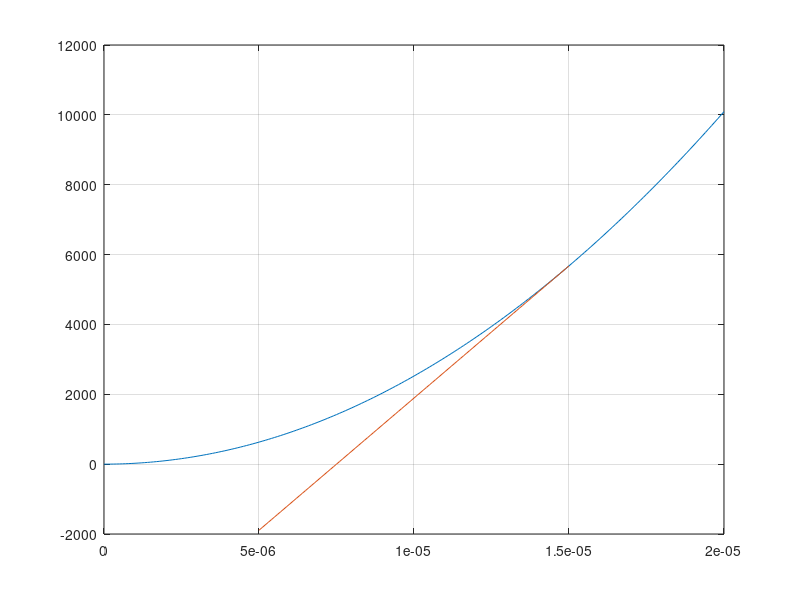

Recreate this plot in MATLAB.
clear;

rho = 1055;
Q0 = 15*1e-6;
d1 = 0.00204;
d2 = 0.00382;

Q = (0:.1:20)*1e-6;
A1 = d1*d1*pi/4;
A2 = d2*d2*pi/4;

v1 = Q/A1;
v2 = Q/A2;

dpv = 8*rho*Q.^2/pi^2*(1/d1^2 - 1/d2^2)^2;

R = 16*rho/pi^2*(1./d1.^2 - 1./d2.^2)^2*Q0;

dp0 = 8*rho*Q0^2/pi^2*(1/d1^2 - 1/d2^2)^2;
Q_lin = (5:.1:15)*1e-6;
dp_lin = dp0 + R*(Q_lin-Q0);

figure;
plot(Q,dpv);
hold on; grid on;
plot(Q_lin,dp_lin);
